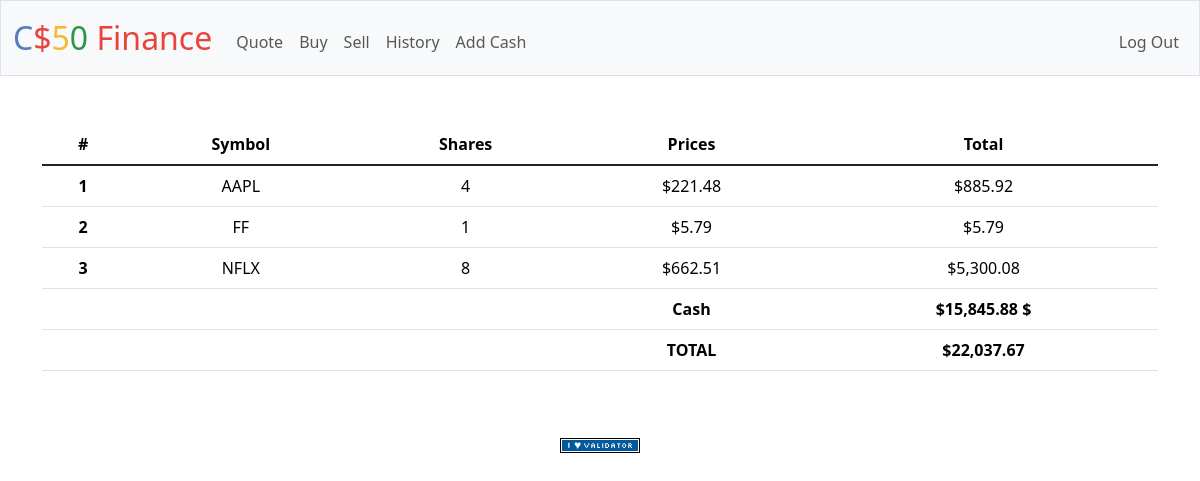
The page / (signed in) on the database its author committed.
### tables this page shows
CREATE TABLE transactions (id integer, user_id integer, symbol text, shares integer, price real, date timestamp);

CREATE TABLE users (id INTEGER PRIMARY KEY AUTOINCREMENT NOT NULL, username TEXT NOT NULL, hash TEXT NOT NULL, cash NUMERIC NOT NULL DEFAULT 10000.00);

### app.py (the view)
@app.route("/")
@login_required
def index():
    user_id = session["user_id"]
    transactions_db = db.execute(
        "SELECT symbol, SUM(shares) AS Shares, price FROM transactions WHERE user_id = ? GROUP BY symbol", user_id)
    cash_db = db.execute("SELECT cash FROM users WHERE id = ?", user_id)
    cash = cash_db[0]["cash"]
    return render_template("index.html", database=transactions_db, cash=cash)

### app.py (called while the page is built)
@app.after_request
def after_request(response):
    response.headers["Cache-Control"] = "no-cache, no-store, must-revalidate"
    response.headers["Expires"] = 0
    response.headers["Pragma"] = "no-cache"
    return response

### helpers.py (called while the page is built)
def login_required(f):
    @wraps(f)
    def decorated_function(*args, **kwargs):
        if session.get("user_id") is None:
            return redirect("/login")
        return f(*args, **kwargs)
    return decorated_function

def usd(value):
    return f"${value:,.2f}"

### templates/index.html (shortened to what this page needs)
{% extends "layout.html" %}
{% block main %}
<table class="table">
    <thead>
      <tr>
        <th scope="col">#</th>
        <th scope="col">Symbol</th>
        <th scope="col">Shares</th>
        <th scope="col">Prices</th>
        <th scope="col">Total</th>
      </tr>
    </thead>
    <tbody class="table-group-divider">
        {% set ns = namespace(total = 0) %}
        {% for row in database %}
            <tr>
                <th scope="row">{{ loop.index }}</th>
                <td>{{ row["symbol"] }}</td>
                <td>{{ row["Shares"] }}</td>
                <td>{{ row["price"] | usd}}</td>
                <td>{{ (row["Shares"] * row["price"]) | usd }}</td>
             </tr>
             {% set ns.total = ns.total + (row["Shares"] * row["price"]) %}
        {% endfor %}
    </tbody>
    <tfoot>
        <tr>
            <td></td>
            <td></td>
            <td></td>
            <th scope = "1">Cash</th>
            <th>{{ cash | usd }} $</th>
        </tr>
        <tr>
            <td></td>
            <td></td>
            <td></td>
            <th scope = "row">TOTAL</th>
            <th>{{ (ns.total + cash) | usd }} </th>
        </tr>
    </tfoot>
  </table>
{% endblock %}

### rows shown on the page
transactions: symbol "AAPL", Shares "4", price "$221.48", Shares "$885.92"
transactions: symbol "NFLX", Shares "8", price "$662.51", Shares "$5,300.08"
users: cash "$15,845.88", (ns.total+cash)|usd "$22,037.67"

### other values the page prints
{{ row["symbol"] }} "FF"
{{ row["Shares"] }} "1"
{{ row["price"] | usd }} "$5.79"
{{ (row["Shares"] * row["price"]) | usd }} "$5.79"
